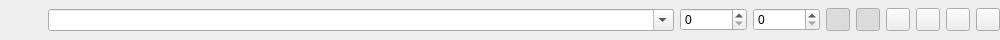
<?xml version="1.0" encoding="UTF-8"?>
<ui version="4.0">
 <class>gui::reg</class>
 <widget class="QWidget" name="gui::reg">
  <property name="geometry">
   <rect>
    <x>0</x>
    <y>0</y>
    <width>1000</width>
    <height>40</height>
   </rect>
  </property>
  <layout class="QHBoxLayout" name="layout">
   <property name="leftMargin">
    <number>0</number>
   </property>
   <property name="topMargin">
    <number>0</number>
   </property>
   <property name="rightMargin">
    <number>0</number>
   </property>
   <property name="bottomMargin">
    <number>0</number>
   </property>
   <item>
    <widget class="QLabel" name="nr">
     <property name="sizePolicy">
      <sizepolicy hsizetype="Preferred" vsizetype="Preferred">
       <horstretch>1</horstretch>
       <verstretch>0</verstretch>
      </sizepolicy>
     </property>
    </widget>
   </item>
   <item>
    <widget class="QComboBox" name="path">
     <property name="sizePolicy">
      <sizepolicy hsizetype="Preferred" vsizetype="Fixed">
       <horstretch>15</horstretch>
       <verstretch>0</verstretch>
      </sizepolicy>
     </property>
     <property name="editable">
      <bool>true</bool>
     </property>
    </widget>
   </item>
   <item>
    <widget class="QSpinBox" name="from">
     <property name="toolTip">
      <string>From</string>
     </property>
     <property name="maximum">
      <number>999999</number>
     </property>
    </widget>
   </item>
   <item>
    <widget class="QSpinBox" name="to">
     <property name="toolTip">
      <string>To</string>
     </property>
     <property name="maximum">
      <number>999999</number>
     </property>
    </widget>
   </item>
   <item>
    <widget class="QToolButton" name="fade_in">
     <property name="toolTip">
      <string>Fade In</string>
     </property>
     <property name="icon">
      <iconset resource="../res/icons.qrc">
       <normaloff>:/fade_in.png</normaloff>:/fade_in.png</iconset>
     </property>
     <property name="iconSize">
      <size>
       <width>16</width>
       <height>16</height>
      </size>
     </property>
     <property name="checkable">
      <bool>true</bool>
     </property>
     <property name="checked">
      <bool>true</bool>
     </property>
    </widget>
   </item>
   <item>
    <widget class="QToolButton" name="fade_out">
     <property name="toolTip">
      <string>Fade Out</string>
     </property>
     <property name="icon">
      <iconset resource="../res/icons.qrc">
       <normaloff>:/fade_out.png</normaloff>:/fade_out.png</iconset>
     </property>
     <property name="iconSize">
      <size>
       <width>16</width>
       <height>16</height>
      </size>
     </property>
     <property name="checkable">
      <bool>true</bool>
     </property>
     <property name="checked">
      <bool>true</bool>
     </property>
    </widget>
   </item>
   <item>
    <widget class="QToolButton" name="loop">
     <property name="toolTip">
      <string>Loop</string>
     </property>
     <property name="icon">
      <iconset resource="../res/icons.qrc">
       <normaloff>:/loop.png</normaloff>:/loop.png</iconset>
     </property>
     <property name="iconSize">
      <size>
       <width>16</width>
       <height>16</height>
      </size>
     </property>
     <property name="checkable">
      <bool>true</bool>
     </property>
    </widget>
   </item>
   <item>
    <widget class="QToolButton" name="play">
     <property name="toolTip">
      <string>Play</string>
     </property>
     <property name="icon">
      <iconset resource="../res/icons.qrc">
       <normaloff>:/play.png</normaloff>:/play.png</iconset>
     </property>
     <property name="iconSize">
      <size>
       <width>16</width>
       <height>16</height>
      </size>
     </property>
    </widget>
   </item>
   <item>
    <widget class="QToolButton" name="pause">
     <property name="toolTip">
      <string>Pause</string>
     </property>
     <property name="icon">
      <iconset resource="../res/icons.qrc">
       <normaloff>:/pause.png</normaloff>:/pause.png</iconset>
     </property>
     <property name="iconSize">
      <size>
       <width>16</width>
       <height>16</height>
      </size>
     </property>
     <property name="checkable">
      <bool>true</bool>
     </property>
    </widget>
   </item>
   <item>
    <widget class="QToolButton" name="stop">
     <property name="toolTip">
      <string>Stop</string>
     </property>
     <property name="icon">
      <iconset resource="../res/icons.qrc">
       <normaloff>:/stop.png</normaloff>:/stop.png</iconset>
     </property>
     <property name="iconSize">
      <size>
       <width>16</width>
       <height>16</height>
      </size>
     </property>
    </widget>
   </item>
  </layout>
 </widget>
 <tabstops>
  <tabstop>path</tabstop>
  <tabstop>from</tabstop>
  <tabstop>to</tabstop>
  <tabstop>fade_in</tabstop>
  <tabstop>fade_out</tabstop>
  <tabstop>loop</tabstop>
  <tabstop>play</tabstop>
  <tabstop>pause</tabstop>
  <tabstop>stop</tabstop>
 </tabstops>
 <resources>
  <include location="../res/icons.qrc"/>
 </resources>
 <connections/>
</ui>
